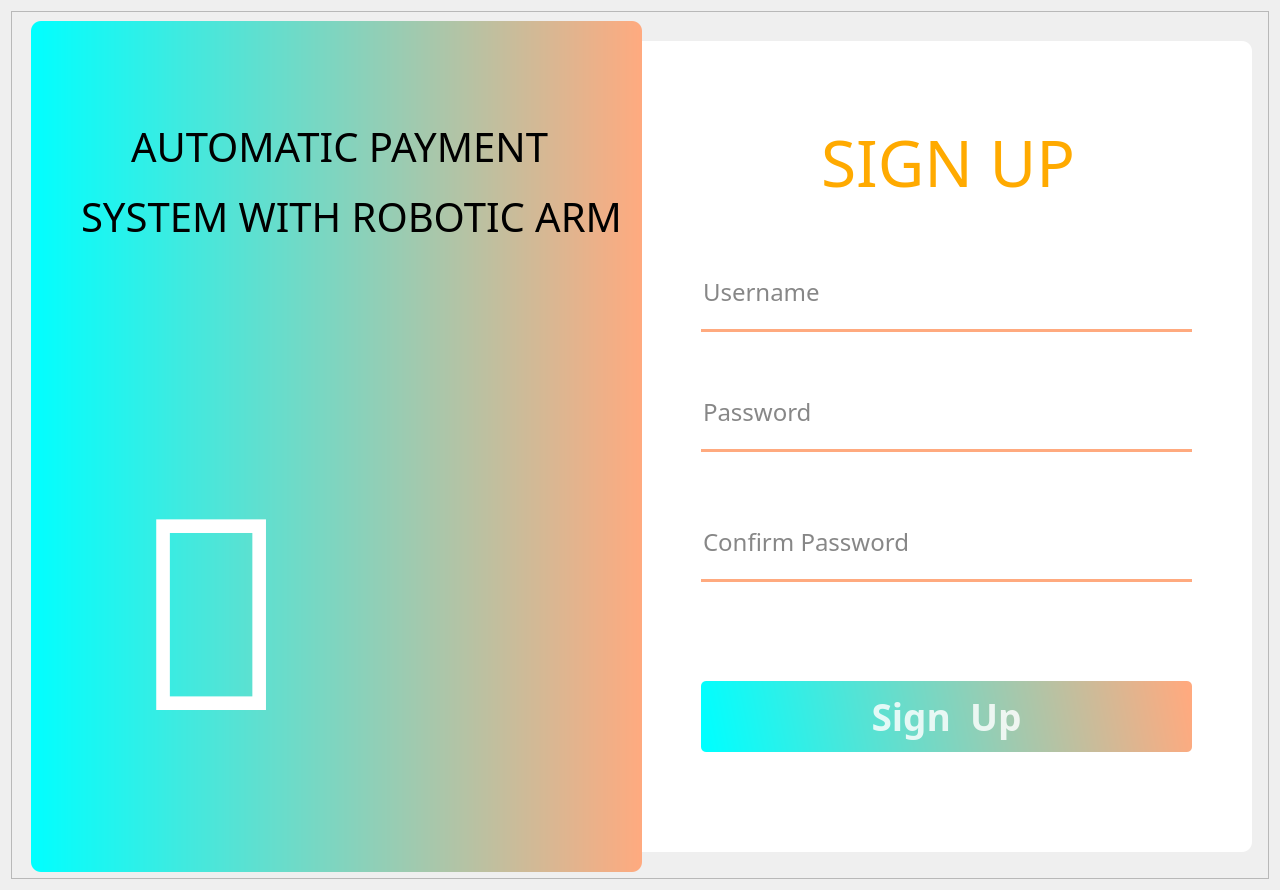
<?xml version="1.0" encoding="UTF-8"?>
<ui version="4.0">
 <class>Dialog</class>
 <widget class="QDialog" name="Dialog">
  <property name="geometry">
   <rect>
    <x>0</x>
    <y>0</y>
    <width>1280</width>
    <height>890</height>
   </rect>
  </property>
  <property name="windowTitle">
   <string>Dialog</string>
  </property>
  <layout class="QHBoxLayout" name="horizontalLayout">
   <item>
    <widget class="QFrame" name="frame_3">
     <property name="frameShape">
      <enum>QFrame::StyledPanel</enum>
     </property>
     <property name="frameShadow">
      <enum>QFrame::Raised</enum>
     </property>
     <widget class="QLabel" name="label_5">
      <property name="geometry">
       <rect>
        <x>120</x>
        <y>90</y>
        <width>421</width>
        <height>91</height>
       </rect>
      </property>
      <property name="font">
       <font>
        <family>Stencil</family>
        <pointsize>30</pointsize>
        <weight>50</weight>
        <bold>false</bold>
       </font>
      </property>
      <property name="text">
       <string>AUTOMATIC PAYMENT</string>
      </property>
     </widget>
     <widget class="QLabel" name="label_7">
      <property name="geometry">
       <rect>
        <x>120</x>
        <y>400</y>
        <width>431</width>
        <height>391</height>
       </rect>
      </property>
      <property name="font">
       <font>
        <family>Segoe MDL2 Assets</family>
        <pointsize>300</pointsize>
       </font>
      </property>
      <property name="styleSheet">
       <string notr="true">
color: rgb(255, 255, 255);</string>
      </property>
      <property name="text">
       <string></string>
      </property>
     </widget>
     <widget class="QFrame" name="frame_2">
      <property name="geometry">
       <rect>
        <x>610</x>
        <y>30</y>
        <width>631</width>
        <height>811</height>
       </rect>
      </property>
      <property name="styleSheet">
       <string notr="true">background-color: rgb(255, 255, 255);
border-radius:10px</string>
      </property>
      <property name="frameShape">
       <enum>QFrame::StyledPanel</enum>
      </property>
      <property name="frameShadow">
       <enum>QFrame::Raised</enum>
      </property>
      <widget class="QLineEdit" name="password">
       <property name="geometry">
        <rect>
         <x>80</x>
         <y>340</y>
         <width>491</width>
         <height>71</height>
        </rect>
       </property>
       <property name="font">
        <font>
         <family>Lucida Bright</family>
         <pointsize>18</pointsize>
         <weight>50</weight>
         <italic>false</italic>
         <bold>false</bold>
        </font>
       </property>
       <property name="styleSheet">
        <string notr="true">background-color:rgba(0, 0, 0, 0);
border:none;
border-bottom:3px solid rgba(255, 170, 127, 255);
color:rgba(0, 0, 0, 240);
padding-bottom:7px;
border-radius:0px</string>
       </property>
       <property name="echoMode">
        <enum>QLineEdit::Password</enum>
       </property>
       <property name="placeholderText">
        <string>Password</string>
       </property>
      </widget>
      <widget class="QPushButton" name="signupbutton">
       <property name="geometry">
        <rect>
         <x>80</x>
         <y>640</y>
         <width>491</width>
         <height>71</height>
        </rect>
       </property>
       <property name="font">
        <font>
         <family>Lucida Calligraphy</family>
         <pointsize>28</pointsize>
         <weight>75</weight>
         <bold>true</bold>
        </font>
       </property>
       <property name="toolTipDuration">
        <number>-1</number>
       </property>
       <property name="styleSheet">
        <string notr="true">QPushButton#signupbutton{
	background-color: qlineargradient(spread:pad, x1:0,y1:0.505682, x2:1, y2:0.477,  stop:0 rgba(0, 255, 255, 255), stop:1 rgba(255, 170, 127, 255));
	color:rgba(255, 255, 255, 210);
	border-radius:5px;
}

QPushButton#signupbutton:hover{
	background-color: qlineargradient(spread:pad, x1:0,y1:0.505682, x2:1, y2:0.477, stop:0 rgba(150, 123, 111, 219), stop:1 rgba(85, 81 ,84, 226));
}

QPushButton#signupbutton:pressed{
	padding-left:5px;
	padding-top:5px;
	background-color:rgba(150, 123, 11, 255);
}</string>
       </property>
       <property name="text">
        <string>Sign  Up</string>
       </property>
      </widget>
      <widget class="QLineEdit" name="username">
       <property name="geometry">
        <rect>
         <x>80</x>
         <y>220</y>
         <width>491</width>
         <height>71</height>
        </rect>
       </property>
       <property name="font">
        <font>
         <family>Lucida Bright</family>
         <pointsize>18</pointsize>
         <weight>50</weight>
         <italic>false</italic>
         <bold>false</bold>
        </font>
       </property>
       <property name="styleSheet">
        <string notr="true">background-color:rgba(0, 0, 0, 0);
boeder:none;
border-bottom:3px solid rgba(255, 170, 127, 255);
color:rgba(0, 0, 0, 240);
padding-bottom:7px;
border-radius:0px</string>
       </property>
       <property name="text">
        <string/>
       </property>
       <property name="echoMode">
        <enum>QLineEdit::Normal</enum>
       </property>
       <property name="placeholderText">
        <string>Username</string>
       </property>
      </widget>
      <widget class="QLineEdit" name="confirmpass">
       <property name="geometry">
        <rect>
         <x>80</x>
         <y>470</y>
         <width>491</width>
         <height>71</height>
        </rect>
       </property>
       <property name="font">
        <font>
         <family>Lucida Bright</family>
         <pointsize>18</pointsize>
         <weight>50</weight>
         <italic>false</italic>
         <bold>false</bold>
        </font>
       </property>
       <property name="styleSheet">
        <string notr="true">background-color:rgba(0, 0, 0, 0);
border:none;
border-bottom:3px solid rgba(255, 170, 127, 255);
color:rgba(0, 0, 0, 240);
padding-bottom:7px;
border-radius:0px</string>
       </property>
       <property name="echoMode">
        <enum>QLineEdit::Password</enum>
       </property>
       <property name="placeholderText">
        <string>Confirm Password</string>
       </property>
      </widget>
     </widget>
     <widget class="QFrame" name="frame">
      <property name="geometry">
       <rect>
        <x>20</x>
        <y>10</y>
        <width>611</width>
        <height>851</height>
       </rect>
      </property>
      <property name="styleSheet">
       <string notr="true">background-color: qlineargradient(spread:reflect, x1:0, y1:0, x2:1, y2:0, stop:0 rgba(0, 255, 255, 255), stop:1 rgba(255, 170, 127, 255));
border-radius:10px
</string>
      </property>
      <property name="frameShape">
       <enum>QFrame::StyledPanel</enum>
      </property>
      <property name="frameShadow">
       <enum>QFrame::Raised</enum>
      </property>
     </widget>
     <widget class="QLabel" name="label_3">
      <property name="geometry">
       <rect>
        <x>810</x>
        <y>100</y>
        <width>251</width>
        <height>101</height>
       </rect>
      </property>
      <property name="font">
       <font>
        <family>Stencil</family>
        <pointsize>48</pointsize>
       </font>
      </property>
      <property name="styleSheet">
       <string notr="true">color: rgb(255, 170, 0);</string>
      </property>
      <property name="text">
       <string>SIGN UP</string>
      </property>
     </widget>
     <widget class="QLabel" name="label_6">
      <property name="geometry">
       <rect>
        <x>70</x>
        <y>160</y>
        <width>541</width>
        <height>91</height>
       </rect>
      </property>
      <property name="font">
       <font>
        <family>Stencil</family>
        <pointsize>30</pointsize>
       </font>
      </property>
      <property name="text">
       <string>SYSTEM WITH ROBOTIC ARM</string>
      </property>
     </widget>
     <zorder>frame_2</zorder>
     <zorder>frame</zorder>
     <zorder>label_5</zorder>
     <zorder>label_7</zorder>
     <zorder>label_3</zorder>
     <zorder>label_6</zorder>
    </widget>
   </item>
  </layout>
 </widget>
 <resources/>
 <connections/>
</ui>
